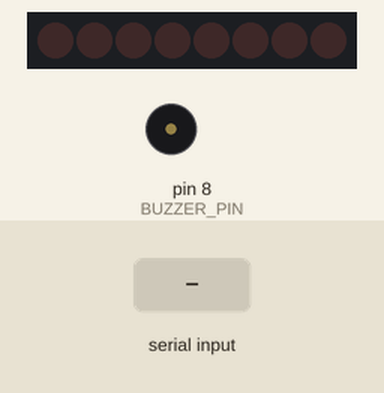
The sketch below on a simulated Arduino Uno, built with avr-gcc and run on an emulated ATmega328P. Parts: 8 shift-register outputs drawn as a row of LEDs (first output left, lit = HIGH), buzzer (waves = sounding). Wiring (inferred from the names in the program): shift register (74HC595): data pin 13; shift clock pin 11; latch pin 12. Wiring (inferred from the signals the program sends): row of LEDs: on Q0, Q1, Q2, Q3, Q4, Q5, Q6, Q7. Inputs (shaded band) come from the test bench. What the sketch prints to the serial monitor is not drawn.

Above: at 1.2 s.
1.3 s: "0" received over Serial
At 3.0 s:
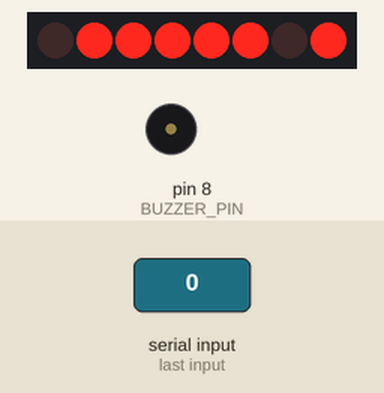
3.8 s: "1" received over Serial
At 4.6 s:
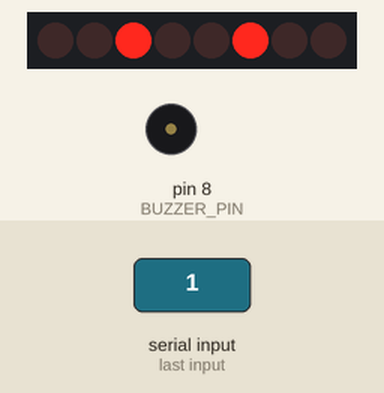
5.3 s: "2" received over Serial
At 5.7 s:
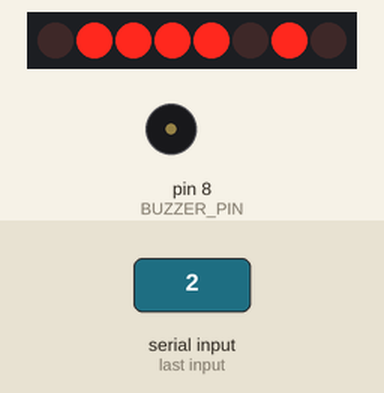
6.8 s: "3" received over Serial
At 7.9 s:
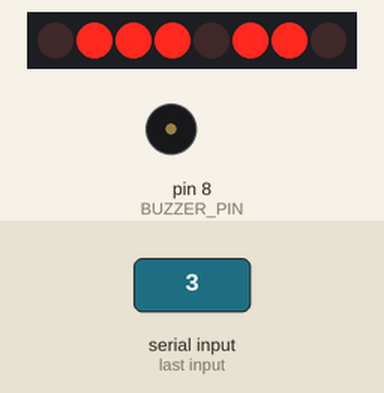
8.3 s: "4" received over Serial
At 9.0 s:
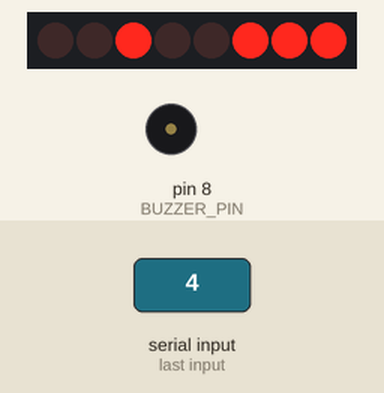
9.8 s: "5" received over Serial
At 10.5 s:
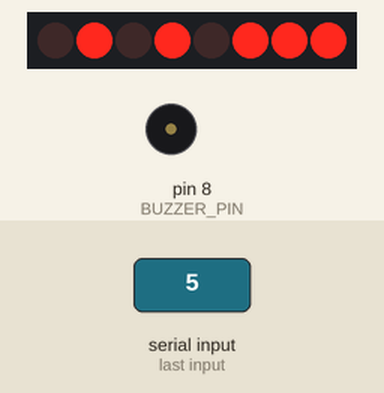
Timing chart, 0 to 12.3 s (numbered marks = the images above; inputs shaded):
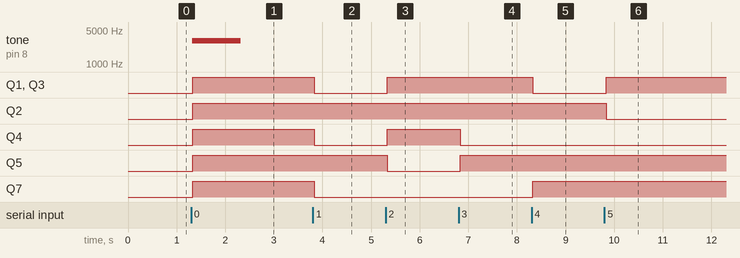

The sketch:

s2.9_debug.ino
```cpp
#define DATA_PIN    13
#define LATCH_PIN   12
#define CLOCK_PIN   11

#define BUZZER_PIN 8

byte d0 = 0b01111101;
byte d1 = 0b00100100;
byte d2 = 0b01111010;
byte d3 = 0b01110110;
byte d4 = 0b00100111;
byte d5 = 0b01010111;
byte d6 = 0b01011111;
byte d7 = 0b01100100;
byte d8 = 0b01111111;
byte d9 = 0b01110111;


void setup()
{
  pinMode(DATA_PIN, OUTPUT);
  pinMode(CLOCK_PIN, OUTPUT);
  pinMode(LATCH_PIN, OUTPUT);

  Serial.begin(9600);
}

void loop()
{
  if (Serial.available() > 0)
  {
    //вывод сообщения в порт для того, чтобы убедиться,
    //что в буфере были обнаружены данные
    Serial.println("got data");
    char digit = Serial.read();

    if (digit == '0')
    {
      //генерация звука для индикации считывания символа 0
      tone(BUZZER_PIN, 3000, 1000);
      digitalWrite(LATCH_PIN, LOW);
      shiftOut(DATA_PIN, CLOCK_PIN, LSBFIRST, d0);
      digitalWrite(LATCH_PIN, HIGH);
    }
    else if (digit == '1')
    {
      digitalWrite(LATCH_PIN, LOW);
      shiftOut(DATA_PIN, CLOCK_PIN, LSBFIRST, d1);
      digitalWrite(LATCH_PIN, HIGH);
    }
    else if (digit == '2')
    {
      digitalWrite(LATCH_PIN, LOW);
      shiftOut(DATA_PIN, CLOCK_PIN, LSBFIRST, d2);
      digitalWrite(LATCH_PIN, HIGH);
    }
    else if (digit == '3')
    {
      digitalWrite(LATCH_PIN, LOW);
      shiftOut(DATA_PIN, CLOCK_PIN, LSBFIRST, d3);
      digitalWrite(LATCH_PIN, HIGH);
    }
    else if (digit == '4')
    {
      digitalWrite(LATCH_PIN, LOW);
      shiftOut(DATA_PIN, CLOCK_PIN, LSBFIRST, d4);
      digitalWrite(LATCH_PIN, HIGH);
    }
    else if (digit == '5')
    {
      digitalWrite(LATCH_PIN, LOW);
      shiftOut(DATA_PIN, CLOCK_PIN, LSBFIRST, d5);
      digitalWrite(LATCH_PIN, HIGH);
    }
    else if (digit == '6')
    {
      digitalWrite(LATCH_PIN, LOW);
      shiftOut(DATA_PIN, CLOCK_PIN, LSBFIRST, d6);
      digitalWrite(LATCH_PIN, HIGH);
    }
    else if (digit == '7')
    {
      digitalWrite(LATCH_PIN, LOW);
      shiftOut(DATA_PIN, CLOCK_PIN, LSBFIRST, d7);
      digitalWrite(LATCH_PIN, HIGH);
    }
    else if (digit == '8')
    {
      digitalWrite(LATCH_PIN, LOW);
      shiftOut(DATA_PIN, CLOCK_PIN, LSBFIRST, d8);
      digitalWrite(LATCH_PIN, HIGH);
    }
    else if (digit == '9')
    {
      digitalWrite(LATCH_PIN, LOW);
      shiftOut(DATA_PIN, CLOCK_PIN, LSBFIRST, d9);
      digitalWrite(LATCH_PIN, HIGH);
    }

  }
  //вывод сообщения в порт для фиксации того факта,
  //что выполнение программы доходит до этого места
  Serial.println("end of loop");
}
```

Measured:
- after the input at 1.3 s, tone on pin 8 (BUZZER_PIN): silent → 3000 Hz at once, → silent 1.0 s later; Q1–5, Q7: LOW → HIGH at once
- after the input at 3.8 s, Q1, Q3, Q4, Q7: HIGH → LOW at once
- after the input at 5.3 s, Q1, Q3, Q4: LOW → HIGH at once; Q5: HIGH → LOW at once
- after the input at 6.8 s, Q4: HIGH → LOW at once; Q5: LOW → HIGH at once
- after the input at 8.3 s, Q1, Q3: HIGH → LOW at once; Q7: LOW → HIGH at once
- after the input at 9.8 s, Q1, Q3: LOW → HIGH at once; Q2: HIGH → LOW at once
